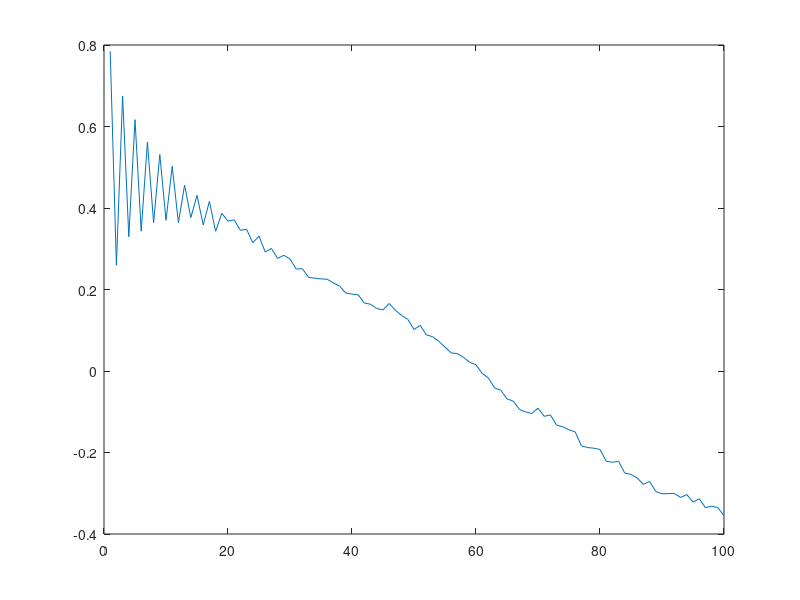

MATLAB code for this plot:
clear
epsilon=-.005;
total_Nth_turn = zeros(1,100);  %vector which will store the average
                                %winnings each of the 100 coin flips
                                %in each experiment
                                
for loop=1:10000                %repeat experiment 10000 times
    m = 0; 
    runningtotal = zeros(1,100);            %vector to store M, the amount of money in your pocket at each of 100 coin flips
    for flips = 1:100                       %flip a coin 100 times
        if rem(m,3)==0                      %decide if M is divisible by 3
            outcome = rand;                 
            if outcome < 0.9 + epsilon     
                 m = m +1 ;                 %you win----M divisible by 3
            else 
                 m = m- 1;                  %you lose---M divisible by 3
            end 
        else 
            outcome = rand; 
            if outcome < 0.25 + epsilon    
                m = m + 1;                  %you win--M not divisible by 3
            else 
                m = m- 1;                   %you lose--M not divisible by 3
            end 
        end 
        runningtotal(flips) = m;            %remember how much M a this coin flip
    end
    total_Nth_turn = total_Nth_turn + runningtotal;   %compare what happened on this turn with all the other experiments
end 
total_Nth_turn=total_Nth_turn/10000;  
plot(total_Nth_turn)                        %plot what M is on the Nth turn (averaged over 10000 experiments)